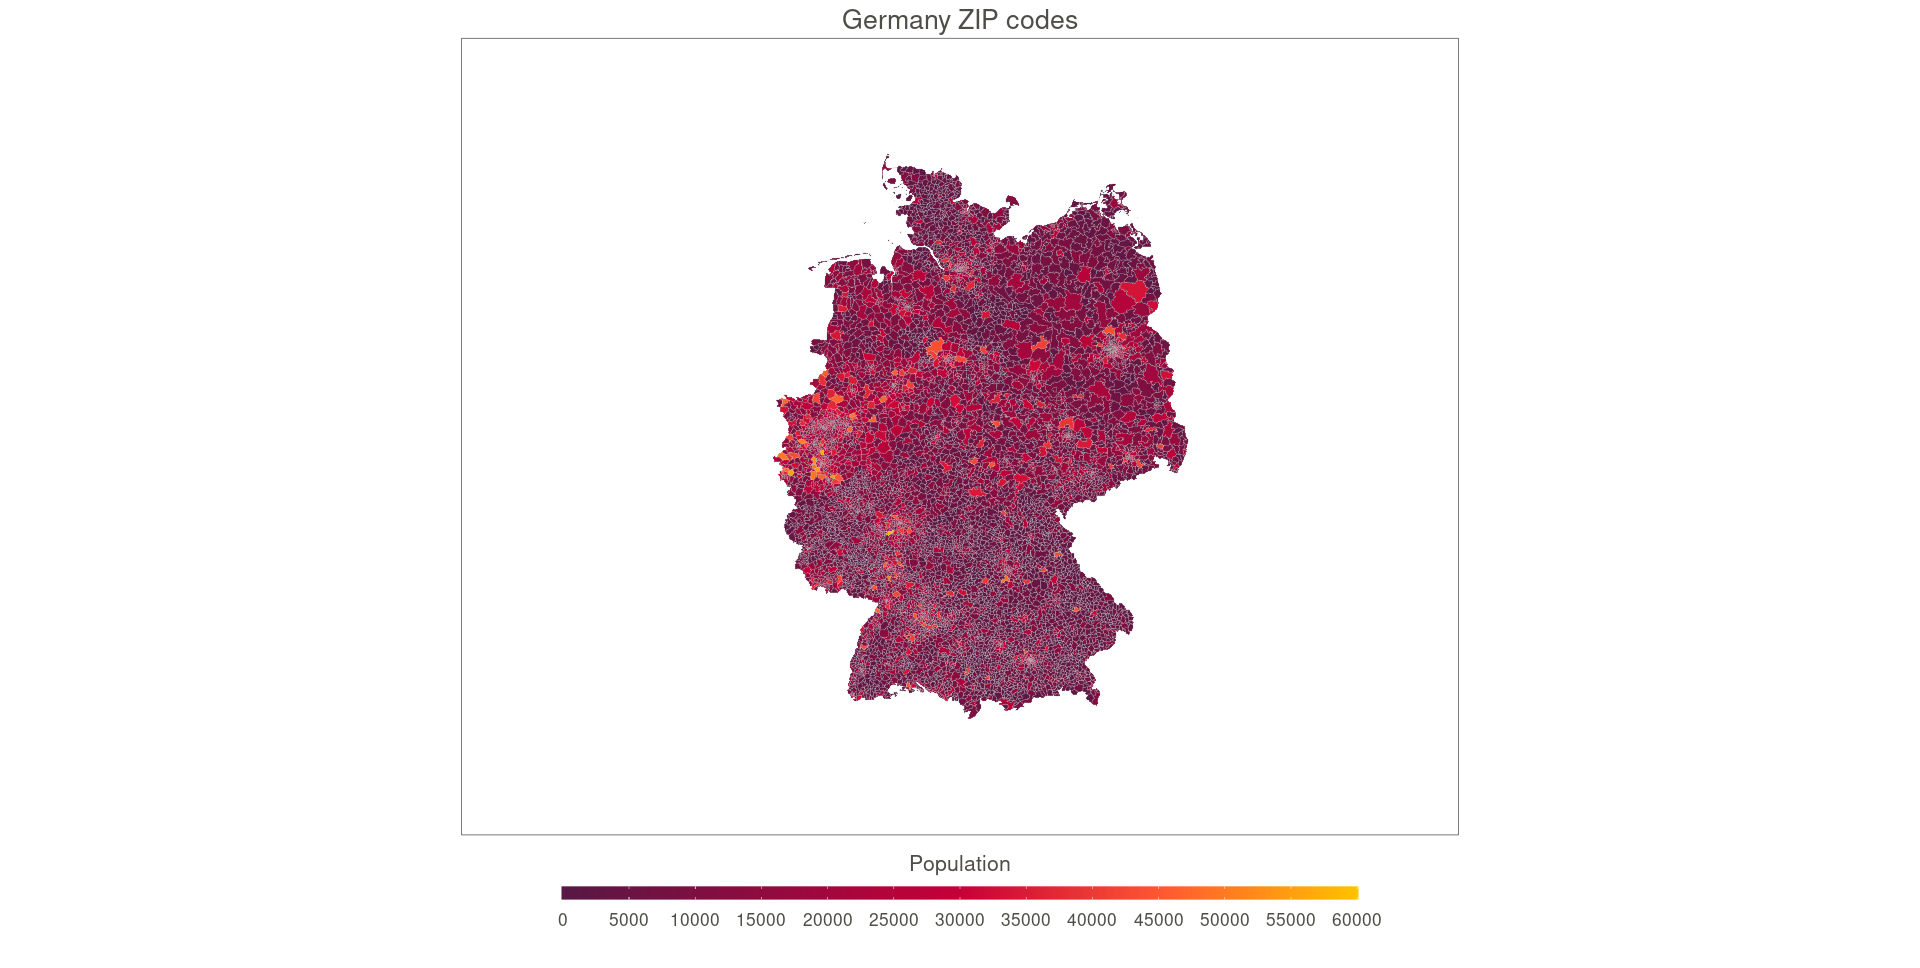

This figure's R source:

# Paths:
path_data = "data/"
path_lib = "renv/library/R-4.1/x86_64-pc-linux-gnu/"

# Packages:
require(dplyr, lib = path_lib)
require(readr, lib = path_lib)
require(RColorBrewer, lib = path_lib)
require(ggplot2, lib = path_lib)
require(geojsonio, lib = path_lib)
require(broom, lib = path_lib)

# Dataset:
df_data = readr::read_csv(paste0(path_data, "plz_einwohner.csv")) %>%
              as.data.frame()
df_geo = geojsonio::geojson_read(paste0(path_data, "plz-gebiete.shp/plz-gebiete.shp"),
                                 what = "sp")

# Variables:
color_var = "einwohner"
id_var = "plz"

# Adapt the data:
df_geo = broom::tidy(df_geo,
                     region = id_var)
df_geo = df_geo %>%
             dplyr::left_join(df_data,
                         by = c("id" = id_var))

# Map:
my_colors = c("#581845", "#900C3F", "#C70039", "#FF5733", "#FFC300")
my_palette = colorRampPalette(colors = my_colors)
color_bins = seq(from = 0,
                 to = max(df_geo[, color_var])*1.1,
                 by = 5000)

p = ggplot() +
    geom_polygon(
        data = df_geo,
        aes(
            x = long,
            y = lat,
            group = group,
            fill = eval(parse(text = color_var))
        ),
        color = "grey",
        size = 0.1
    ) +
    theme_void() +
    coord_map(
        projection = "mercator",
        xlim = c(0, 20),
        ylim = c(46, 56)
    ) +
    scale_fill_gradientn(
        colors = my_palette(100),
        na.value = "white",
        breaks = color_bins,
        limits = c(min(color_bins), max(color_bins)),
        guide = guide_colorbar(
            direction = "horizontal",
            barheight = unit(
                x = 10,
                units = "pt"
            ),
            barwidth = unit(
                x = 600,
                units = "pt"
            ),
            draw.ulim = FALSE,
            title.position = "top",
            title.hjust = 0.5,
            label.hjust = 0.5            
        )
    ) +
    theme(
        plot.title = element_text(
            size = 20,
            hjust = 0.5,
            color = "#4e4d47",
            margin = margin(
                b = 2,
                t = 2,
                l = 2,
                r = 2,
                unit = "pt"
            )
        ),
        legend.title = element_text(
            size = 16,
            color = "#4e4d47",
            margin = margin(
                b = 2,
                t = 2,
                l = 2,
                r = 2,
                unit = "pt"
            )
        ),
        legend.text = element_text(
            size = 13,
            color = "#4e4d47",
            margin = margin(
                b = 2,
                t = 2,
                l = 2,
                r = 2,
                unit = "pt"
            )
        ),
        legend.position = c(0.5, -0.07),
        legend.background = element_rect(
            fill = "white",
            color = NA
        ),
        panel.background = element_rect(
            fill = "white"
        ),
        plot.margin = margin(
            t = 5,
            r = 5,
            b = 100, 
            l = 5,
            unit = "pt"
        )
    ) +
    labs(
        title = "Germany ZIP codes",
        fill = "Population"
    )

p
